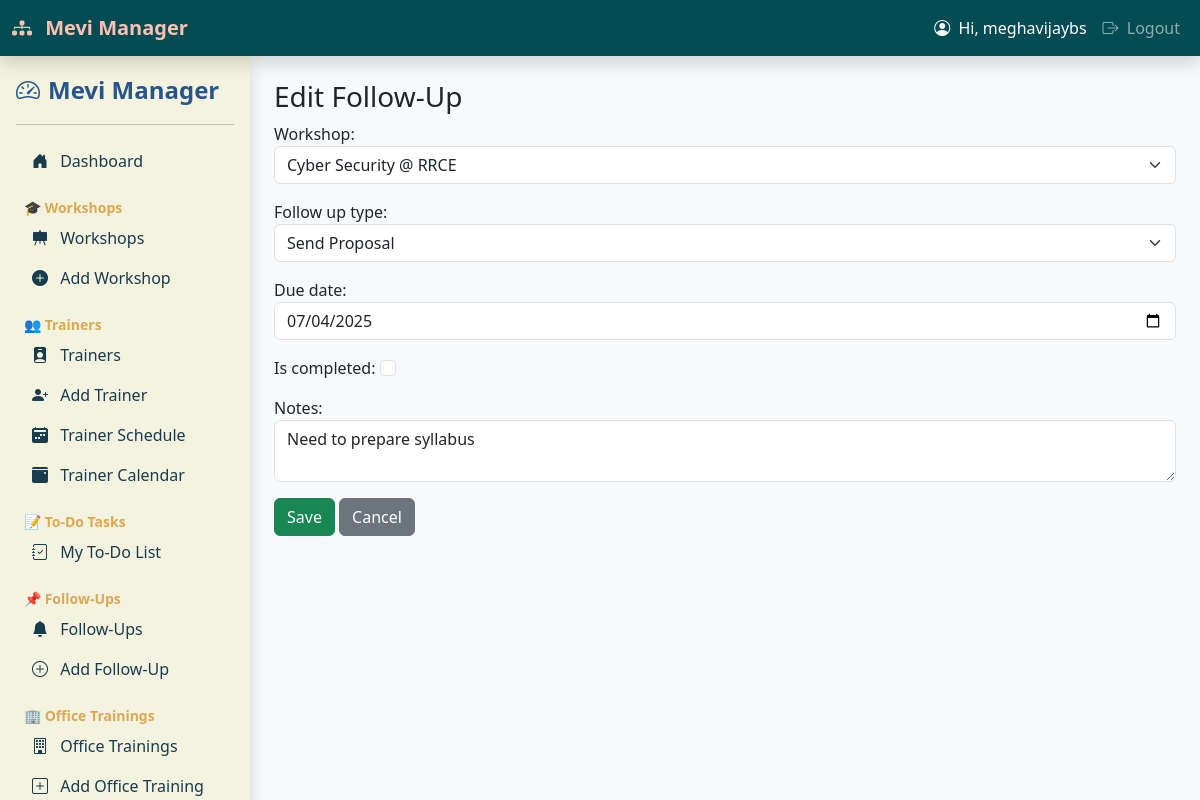
The page /followups/edit/2/ (signed in) on the database its author committed.
### workshop_manager/models.py (models this page shows, shortened)
class FollowUp(models.Model):
    workshop = models.ForeignKey(Workshop, on_delete=models.CASCADE)
    follow_up_type = models.CharField(max_length=100, choices=[
        ('proposal', 'Send Proposal'),
        ('call', 'Follow-up Call'),
        ('meeting', 'HOD Meeting'),
    ])
    due_date = models.DateField()
    is_completed = models.BooleanField(default=False)
    notes = models.TextField(blank=True)

### workshop_manager/views.py (the view)
# urls.py: path('followups/edit/<int:pk>/', views.edit_followup, name='edit_followup'),
@login_required
def edit_followup(request, pk):
    followup = get_object_or_404(FollowUp, pk=pk)
    form = FollowUpForm(request.POST or None, instance=followup)
    if form.is_valid():
        form.save()
        return redirect('follow_ups')
    return render(request, 'followup_form.html', {'form': form, 'title': 'Edit Follow-Up'})

### workshop_manager/forms.py
class FollowUpForm(forms.ModelForm):
    class Meta:
        model = FollowUp
        fields = ['workshop', 'follow_up_type', 'due_date', 'is_completed', 'notes']
        widgets = {
            'due_date': forms.DateInput(attrs={'type': 'date', 'class': 'form-control'}),
            'notes': forms.Textarea(attrs={'class': 'form-control', 'rows': 2}),
            'is_completed': forms.CheckboxInput(attrs={'class': 'form-check-input'}),
            'workshop': forms.Select(attrs={'class': 'form-select'}),
            'follow_up_type': forms.Select(attrs={'class': 'form-select'}),
        }

### workshop_manager/models.py (called while the page is built)
    def __str__(self):
        return f"{self.title} @ {self.college}"

### workshop_manager/templates/followup_form.html (shortened to what this page needs)
{% extends 'base.html' %}
{% block content %}
<div class="container mt-4">
    <h3>{{ title }}</h3>
    <form method="post">
        {{ form.as_p }}
        <button type="submit" class="btn btn-success">Save</button>
        <a href="{% url 'follow_ups' %}" class="btn btn-secondary">Cancel</a>
    </form>
</div>
{% endblock %}

### workshop_manager/templates/base.html (shortened to what this page needs)
<!DOCTYPE html>
<html lang="en">
<head>
  {% block head %}
  <link href="https://cdn.jsdelivr.net/npm/bootstrap@5.3.0/dist/css/bootstrap.min.css" rel="stylesheet">
  <link href="https://cdn.jsdelivr.net/npm/fullcalendar@6.1.8/index.global.min.css" rel="stylesheet">
  <link rel="stylesheet" href="https://cdn.jsdelivr.net/npm/bootstrap-icons@1.11.1/font/bootstrap-icons.css">
  {% endblock %}
</head>
<body>
  <nav class="navbar navbar-expand-lg navbar-dark bg-dark fixed-top shadow">
    <div class="container-fluid">
      <a class="navbar-brand" href="{% url 'dashboard' %}">
        <i class="bi bi-diagram-3-fill me-2"></i> Mevi Manager
      </a>
      <div class="collapse navbar-collapse justify-content-end">
        <ul class="navbar-nav">
          {% if user.is_authenticated %}
            <li class="nav-item">
              <span class="nav-link text-white"><i class="bi bi-person-circle me-1"></i> Hi, {{ user.username }}</span>
            </li>
            <li class="nav-item">
              <a class="nav-link" href="{% url 'logout' %}"><i class="bi bi-box-arrow-right me-1"></i> Logout</a>
            </li>
          {% else %}
            <li class="nav-item">
              <a class="nav-link" href="{% url 'login' %}">Login</a>
            </li>
          {% endif %}
        </ul>
      </div>
    </div>
  </nav>
  <div class="d-flex">
    {% include 'sidebar.html' %}
    <div class="container-fluid" style="margin-left: 250px;">
      {% block content %}{% endblock %}
    </div>
  </div>
</body>
</html>

### workshop_manager/templates/base.html (style rules this page uses)
:root { --primary-dark: #034C53; --primary: #007074; --accent: #F38C79; --light-accent: #FFC1B4; }
body { padding-top: 56px; background-color: #f8f9fa; }
.navbar-dark.bg-dark { background-color: var(--primary-dark) !important; }
.navbar-brand { font-weight: bold; font-size: 1.25rem; color: var(--light-accent) !important; }
.nav-link.text-white { color: #fff !important; }

### rows shown on the page
FollowUp: workshop "Cyber Security @ RRCE", follow_up_type "Send Proposal", due_date "07/04/2025", notes "Need to prepare syllabus"

### other values the page prints
{{ user.username }} "meghavijaybs"
{{ title }} "Edit Follow-Up"
